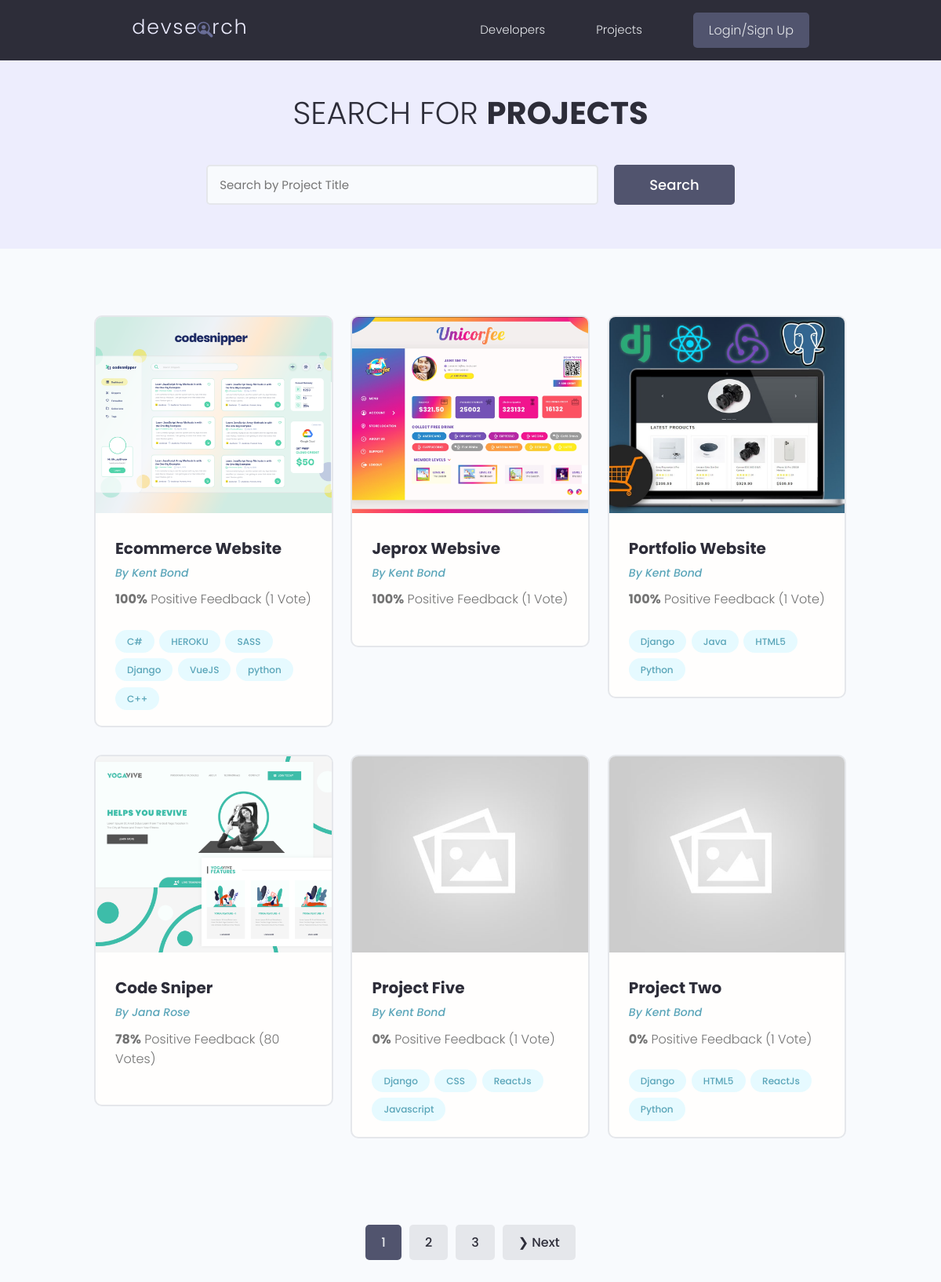
/projects/, run on the app's committed database.
### projects/models.py (models this page shows, shortened)
class Project(models.Model):
    id = models.UUIDField(default=uuid.uuid4, unique=True,
                          primary_key=True, editable=False)
    owner = models.ForeignKey(
        Profile, null=True, blank=True, on_delete=models.CASCADE)
    title = models.CharField(max_length=200)
    description = models.TextField(null=True, blank=True)
    featured_image = models.ImageField(
        null=True, blank=True, default="default.jpg")
    demo_link = models.CharField(max_length=2000, null=True, blank=True)
    source_link = models.CharField(max_length=2000, null=True, blank=True)
    tags = models.ManyToManyField('Tag', blank=True)
    vote_total = models.IntegerField(default=0, null=True, blank=True)
    vote_ratio = models.IntegerField(default=0, null=True, blank=True)
    created = models.DateTimeField(auto_now_add=True)
    class Meta:
        ordering = ['-vote_ratio', '-vote_total', 'title']
    @property
    def imageURL(self):
        try:
            url = self.featured_image.url
        except:
            url = ''
        return url

class Tag(models.Model):
    id = models.UUIDField(default=uuid.uuid4, unique=True,
                          primary_key=True, editable=False)
    name = models.CharField(max_length=200)
    created = models.DateTimeField(auto_now_add=True)
    def __str__(self):
        return self.name

### users/models.py (models this page shows, shortened)
class Profile(models.Model):
    id = models.UUIDField(default=uuid.uuid4, unique=True,
                          primary_key=True, editable=False)
    user = models.OneToOneField(
        User, on_delete=models.CASCADE, null=True, blank=True)
    name = models.CharField(max_length=200, blank=True, null=True)
    email = models.EmailField(max_length=500, blank=True, null=True)
    username = models.CharField(max_length=200, blank=True, null=True)
    short_intro = models.CharField(max_length=200, blank=True, null=True)
    bio = models.TextField(blank=True, null=True)
    location = models.CharField(max_length=200, blank=True, null=True)
    profile_image = models.ImageField(
        null=True, blank=True, upload_to="profiles/", default="profiles/user-default.png")
    social_github = models.CharField(max_length=200, blank=True, null=True)
    social_twitter = models.CharField(max_length=200, blank=True, null=True)
    social_linkedin = models.CharField(max_length=200, blank=True, null=True)
    social_youtube = models.CharField(max_length=200, blank=True, null=True)
    social_website = models.CharField(max_length=200, blank=True, null=True)
    created = models.DateTimeField(auto_now_add=True)
    class Meta:
        ordering = ['-created']

### projects/views.py (the view)
# urls.py: path('projects/', views.getProjects),
def projects(request):
    projects, search_query = searchProjects(request)
    custom_range, projects = paginateProjects(request, projects, 6)
    context = {'projects': projects,
               'search_query': search_query, 'custom_range': custom_range}
    return render(request, "projects/projects.html", context)

### projects/utils.py (called while the page is built)
def paginateProjects(request, projects, results):
    page = request.GET.get('page')
    paginator = Paginator(projects, results)
    try:
        projects = paginator.page(page)
    except PageNotAnInteger:
        page = 1
        projects = paginator.page(page)
    except EmptyPage:
        page = paginator.num_pages
        projects = paginator.page(page)
    leftIndex = (int(page) - 4)
    if leftIndex < 1:
        leftIndex = 1
    rightIndex = (int(page) + 5)
    if rightIndex > paginator.num_pages:
        rightIndex = paginator.num_pages + 1
    custom_range = range(leftIndex, rightIndex)
    return custom_range, projects

def searchProjects(request):
    search_query = ''
    if request.GET.get('search_query'):
        search_query = request.GET.get('search_query')
    tags = Tag.objects.filter(name__icontains=search_query)
    projects = Project.objects.distinct().filter(
        Q(title__icontains=search_query) |
        Q(description__icontains=search_query) |
        Q(owner__name__icontains=search_query) |
        Q(tags__in=tags)
    )
    return projects, search_query

### projects/templates/projects/projects.html (shortened to what this page needs)
{% extends 'main.html' %}
{% block content %}
<main class="projects">
    <section class="hero-section text-center">
        <div class="container container--narrow">
            <div class="hero-section__box">
                <h2>Search for <span>Projects</span></h2>
            </div>
            <div class="hero-section__search">
                <form id="search-form" class="form" action="{% url 'projects' %}" method="get">
                    <div class="form__field">
                        <input class="input input--text" id="formInput#search" type="text" name="search_query"
                            value="{{search_query}}" placeholder="Search by Project Title" />
                    </div>
                    <input class="btn btn--sub btn--lg" type="submit" value="Search" />
                </form>
            </div>
        </div>
    </section>
    <section class="projectsList">
        <div class="container">
            <div class="grid grid--three">
                {% for project in projects %}
                <div class="column">
                    <div class="card project">
                        <a href="{% url 'project' project.id %}" class="project">
                            <img class="project__thumbnail" src="{{project.imageURL}}"
                                alt="{{project.title|lower|slugify}}" />
                            <div class="card__body">
                                <h3 class="project__title">{{project.title}}</h3>
                                <p><a class="project__author" href="{% url 'user-profile' project.owner.id %}">By
                                        {{project.owner.name}}</a>
                                </p>
                                <p class="project--rating">
                                    <span style="font-weight: bold;">{{project.vote_ratio}}%</span> Positive
                                    Feedback ({{project.vote_total}} Vote{{project.vote_total|pluralize:"s"}})
                                </p>
                                <div class="project__tags">
                                    {% for tag in project.tags.all %}
                                    <span class="tag tag--pill tag--main">
                                        <small>{{tag}}</small>
                                    </span>
                                    {% endfor %}
                                </div>
                            </div>
                        </a>
                    </div>
                </div>
                {% endfor %}
            </div>
        </div>
    </section>
    {% include 'pagination.html' with query_set=projects custom_range=custom_range %}
</main>
{% endblock %}

### static/styles/app.css (style rules this page uses)
:root { --color-sub: #2d2d39; }
.btn--sub { background-color: var(--color-sub-light); }
.card { border: 2px solid var(--color-light); }
img { width: 100%; }
.hero-section { height: 40vh; display: flex; align-items: center; background-color: var(--color-sub); }
.hero-section__box { margin-bottom: 4rem; }
.hero-section__box > h2, .hero-section__box > h2 > span { font-size: 4rem; color: var(--color-light); line-height: 1.3; text-transform: uppercase; }
.hero-section__box > h2 { font-weight: 300; }
.hero-section__box > h2 > span { font-weight: 700; }
.hero-section__search > .form { display: flex; align-items: center; justify-content: center; gap: 2rem; }
.hero-section__search > .form input.input--text { width: 50rem; }
.project__author { font-size: 1.4rem; font-style: italic; }
.project--rating { margin-bottom: 1.6em; margin-top: .5em; }
.projects > .hero-section { background: var(--color-sub-lighter); height: 30vh; }
.projects .hero-section__box { margin-bottom: 2.5rem; }
.projects .hero-section__box > h2 { color: var(--color-sub); }
.projects .hero-section__box > h2 > span { font-weight: 700; color: var(--color-sub); }
.projectsList { margin-top: 8rem; }
.project__thumbnail { height: 25rem; object-fit: cover; object-position: top center; }
.project__title { font-size: 2rem; font-weight: 700; color: var(--color-sub); }

### static/styles/utilities.css (style rules this page uses)
:root { --space-1: .5rem; --space-2: 1rem; --space-3: 2rem; --space-4: 4rem; }

### static/uikit/styles/modules/_variables.css (style rules this page uses)
:root { --color-main: #5aa5b9; --color-main-light: #e6faff; --color-sub: #3f4156; --color-sub-light: #51546e; --color-sub-lighter: #ededfd; --color-text: #737373; --color-gray: #8b8b8b; --color-light: #e5e7eb; --color-light-gray: #767676; --color-bg: #f8fafd; --color-white: #fffefd; --color-white-light: #f3f3f3; --color-success: #359e64; --color-success-bg: #def8e8; --color-error: #fc4b0b; --color-error-bg: #fff2ee; --font-base: 'Poppins', arial, helvetica, 'Segoe UI', roboto, ubuntu, sans-serif; --font-monospace: 'Fira Code', 'Courier New', courier, monospace; --font-regular: 300; --font-medium: 500; --font-bold: 700; --generic-shadow: 1px 1px 5px #00000010; --generic-transition: all 0.3s ease-in-out; }

### static/uikit/styles/modules/_base.css (style rules this page uses)
* { margin: 0; padding: 0; box-sizing: border-box; text-rendering: optimizeLegibility; color: inherit; font-size: inherit; }
html { font-size: 50%; }
@media only screen and (min-width: 480px) { html { font-size: 56.25%; } }
@media only screen and (min-width: 1200px) { html { font-size: 62.5%; } }
body { line-height: 1.6; font-weight: 400; font-size: 1.5rem; color: var(--color-text); background-color: var(--color-bg); min-height: 100vh; }

### static/uikit/styles/modules/_typography.css (style rules this page uses)
* { font-family: var(--font-base); }
h2 { font-size: 3.6rem; font-weight: var(--font-bold); }
h3 { font-size: 3.2rem; font-weight: var(--font-medium); }
p, span, strong { font-size: 1.6rem; color: var(--color-text); font-weight: var(--font-regular); }
a { padding-bottom: 2px; text-decoration: none; display: inline-block; color: var(--color-main); font-weight: var(--font-medium); }

### static/uikit/styles/modules/_utilities.css (style rules this page uses)
.container { width: 92%; max-width: 165rem; margin: 0 auto; box-sizing: border-box; }
.container--narrow { width: 92%; max-width: 120rem; }
@media screen and (min-width: 1000px) { .container { width: 90%; } }
@media screen and (min-width: 1000px) { .container--narrow { width: 85%; } }
@media screen and (min-width: 1200px) { .container { width: 80%; } }
@media screen and (min-width: 1200px) { .container--narrow { width: 72%; } }
.text-center { text-align: center; }

### static/uikit/styles/modules/_button.css (style rules this page uses)
.btn { display: inline-block; position: relative; cursor: pointer; background-color: var(--color-light); font-weight: var(--font-medium); color: var(--color-sub); text-decoration: none; padding: 1rem 2rem; border-radius: 0.5rem; border: none; width: -webkit-fit-content; width: -moz-fit-content; width: fit-content; height: -webkit-fit-content; height: -moz-fit-content; height: fit-content; font-size: 1.6rem; outline-width: 0; outline-color: transparent; -webkit-backface-visibility: hidden; backface-visibility: hidden; transition: all 0.3s ease-in-out; }
.btn--sub { background-color: var(--color-sub); color: var(--color-white); }
.btn--lg { font-size: 1.8rem; padding: 1.2rem 4.5rem; }

### static/uikit/styles/modules/_card.css (style rules this page uses)
.card { border-radius: 1rem; background-color: var(--color-white); border: 1.5px solid var(--color-light); width: auto; height: auto; margin-top: 0.5rem; margin-bottom: 0.5rem; overflow: hidden; }
.card__body, .card__header { padding: 2rem 2.5rem; }

### data on the page
Project: imageURL (picture), title "Ecommerce Website", owner.name "Kent Bond", vote_ratio "100", vote_total "1"
Tag: name "C#"
Tag: name "HEROKU"
Tag: name "SASS"
Tag: name "Django"
Tag: name "VueJS"
Tag: name "python"
Tag: name "C++"
Project: imageURL (picture), title "Jeprox Websive", owner.name "Kent Bond", vote_ratio "100", vote_total "1"
Project: imageURL (picture), title "Portfolio Website", owner.name "Kent Bond", vote_ratio "100", vote_total "1"
Tag: name "Java"
Tag: name "HTML5"
Tag: name "Python"
Project: imageURL (picture), title "Code Sniper", owner.name "Jana Rose", vote_ratio "78", vote_total "80"
Project: imageURL (placeholder picture), title "Project Five", owner.name "Kent Bond", vote_ratio "0", vote_total "1"
Tag: name "CSS"
Tag: name "ReactJs"
Tag: name "Javascript"
Project: imageURL (placeholder picture), title "Project Two", owner.name "Kent Bond", vote_ratio "0", vote_total "1"

### other printed values
{{ page }} "1"
{{ page }} "2" "3"
